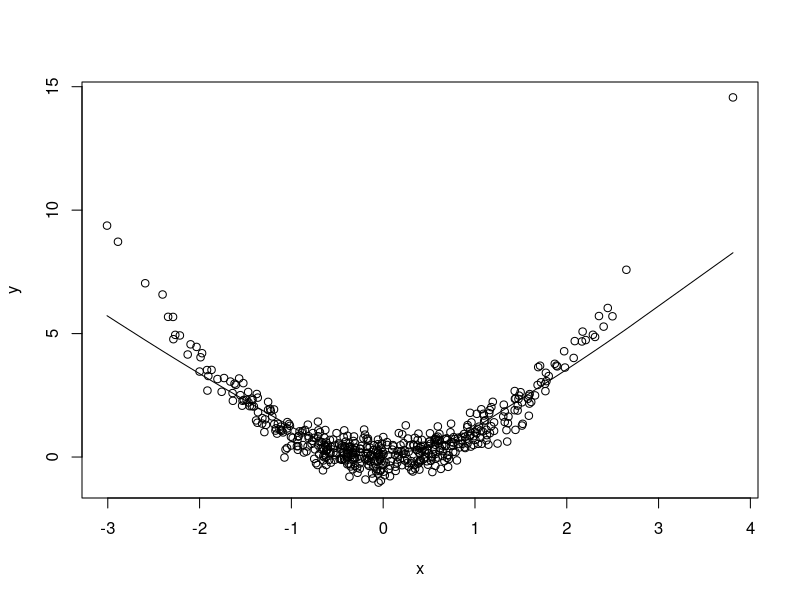

Source code (R):
# 设置工作路径
setwd("D:\\softwares\\applied statistics\\rcodelearning\\chap27\\sourcecode")
# 设置随机数
set.seed(1)
# 设置样本量
samplesize <- 500
# 生成x
x <- rnorm(samplesize)
# 生成y
y <- x^2 + rnorm(samplesize, 0, 0.4)
# 合并为dataframe
dataf <- data.frame(x, y)
# 平滑样本点
res <- lowess(
    x, # X坐标
    y, # Y坐标
    f = 2 / 3 # 参与平滑的样本点比例
)
# 开始绘图
dev.new()
# 保存文件
pdf("../codeimage/code6.pdf")
# 绘制散点图
plot(x, y, data = dataf)
# 绘制核密度曲线，必须是dataf$这种形式
lines(res, type = "l")
# 关闭图形
dev.off()
# 关闭文件
dev.off()
# 保存工作空间
save.image("R6.RData")
